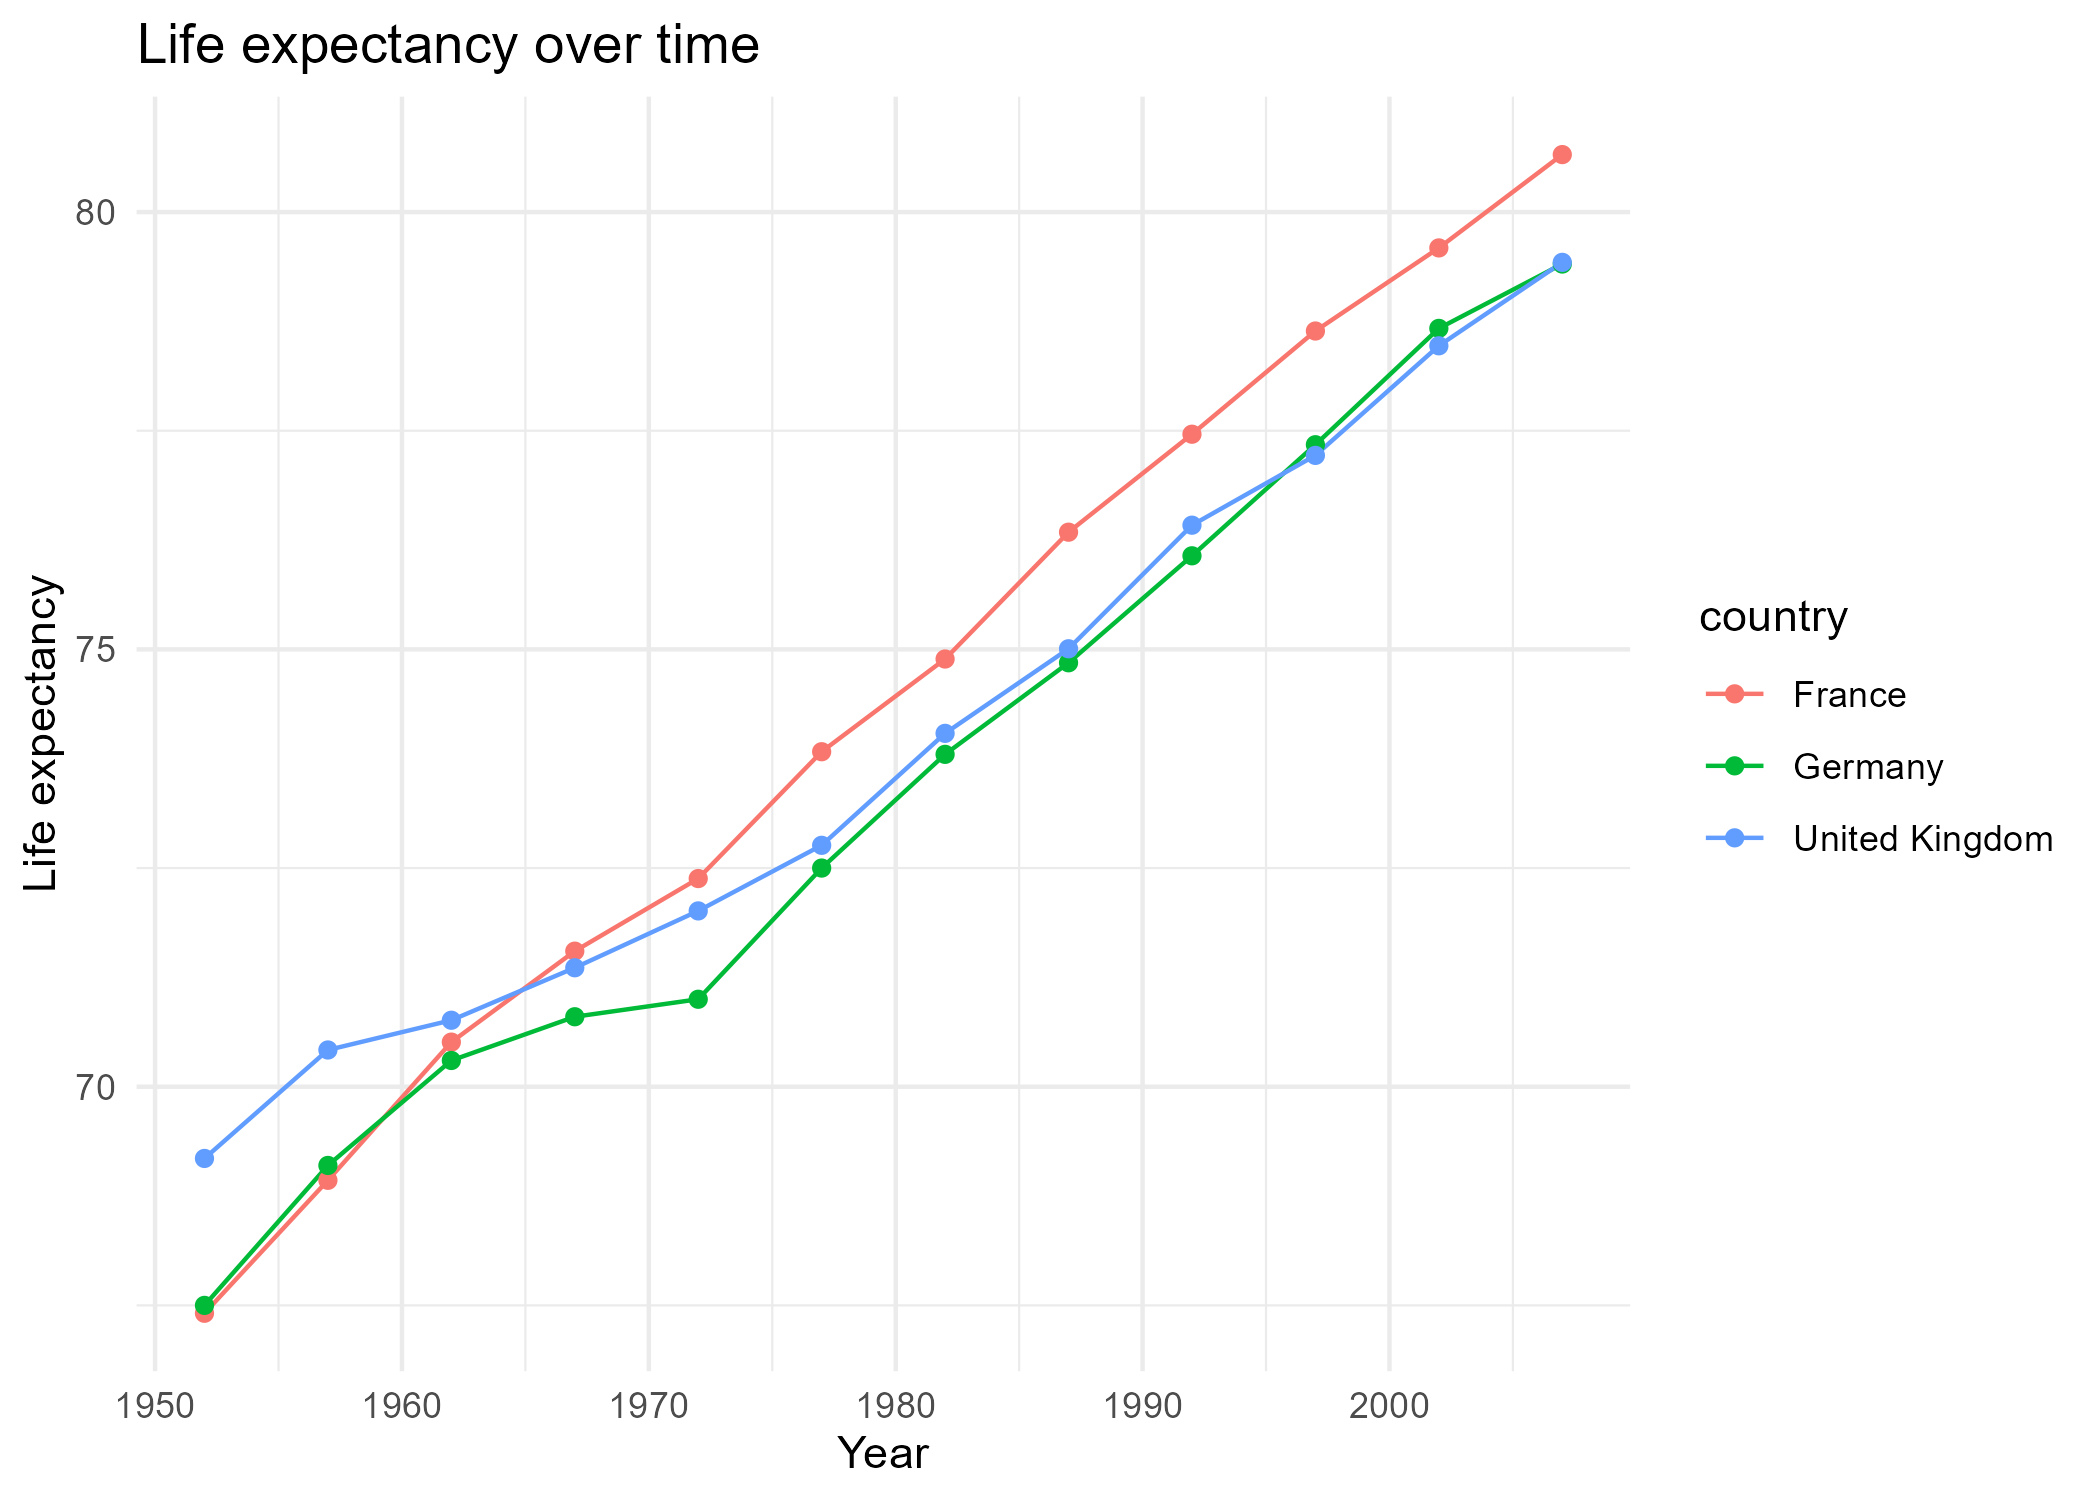

The script that saved this image:
Karolina Barrientos
AQMSS II 
Assignemnt 1 

install.packages("gapminder")
library(gapminder
write.csv(gapminder, "~/Applied quant 2/quant2/data/gapminder.csv", row.names = FALSE)

library(ggplot2)
gapminder <- read.csv("data/gapminder.csv")

head(gapminder)
str(gapminder)

countries <- c("spain", "France", "Germany", "United Kingdom")
df <-gapminder[gapminder$country %in% countries]

ggplot (df, aes(x=year, y = lifeExp, color = country)) + geom_line() + geom_point() + labs(x= "Year", y= "Life expectancy", title = "Life expectancy over time")+ theme_minimal()

ggsave("assignment1.R/ass1_plot.png", width = 7, height = 5)
